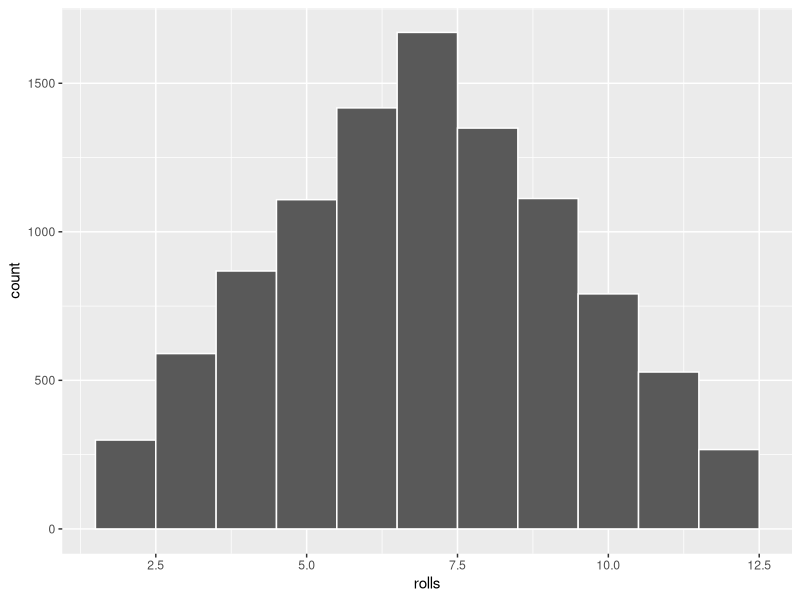

The R script that drew this image:
## ---- chunk 1
knitr::opts_chunk$set(echo = FALSE)
library(tidyverse)
## ---- chunk 2
dice <- function() {
  sample(1:6, 1)
}

roll_dice <- function(n) {
  results <- vector(mode = "integer", length = n)
  for (i in 1:n) {
    results[i] <- dice() + dice()
  }
  return (results)
}

x <- tibble(rolls = roll_dice(10000))
ggplot(x, aes(x = rolls)) + 
  geom_histogram(bins = 50, binwidth = 1, color = "white")
